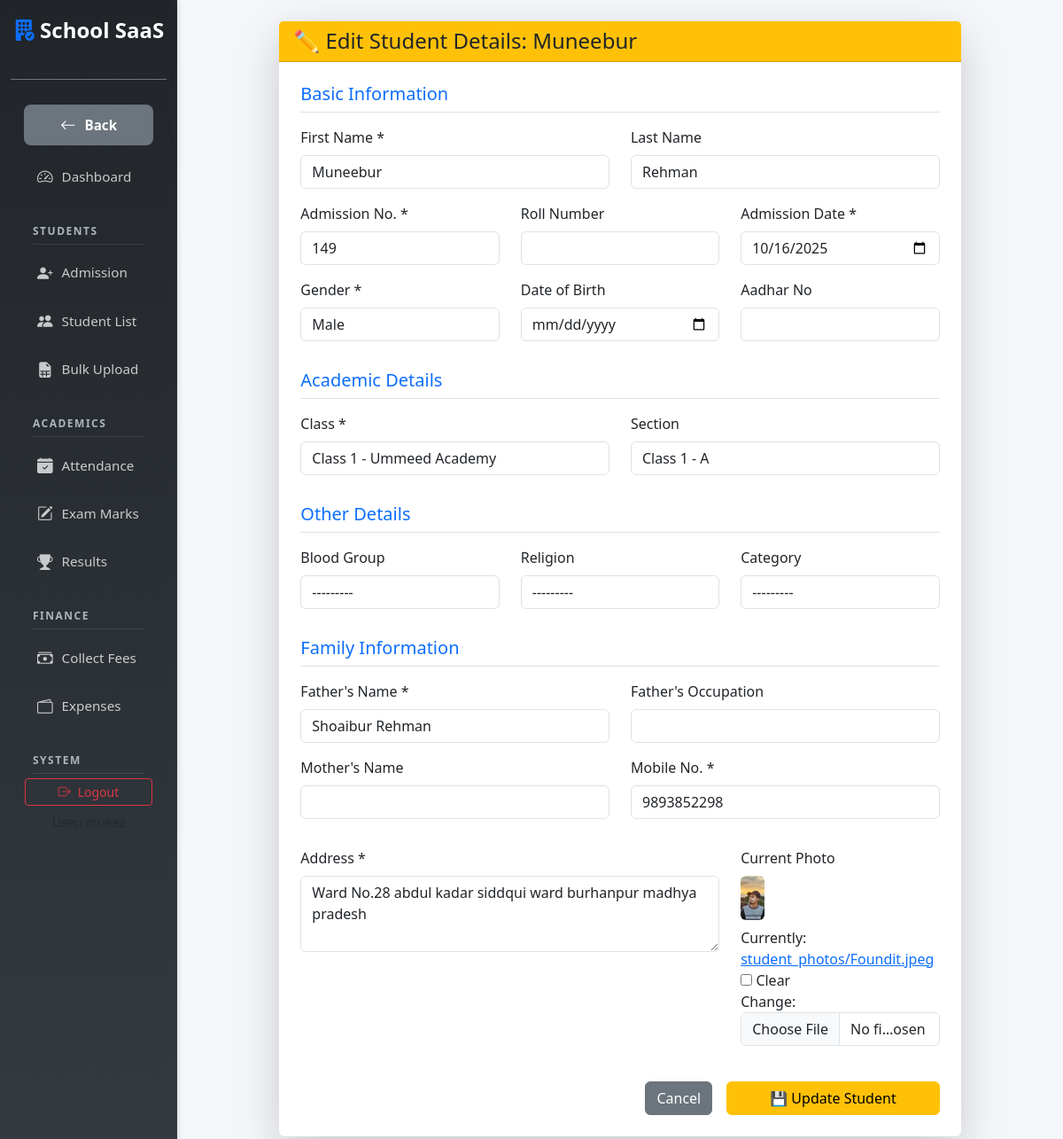
/student/edit/2/ (signed in), run on the app's committed database.
### students/models.py (models this page shows, shortened)
class Student(TimeStampedModel):
    GENDER_CHOICES = (
        ('M', 'Male'),
        ('F', 'Female'),
        ('O', 'Other'),
    )
    STATUS_CHOICES = (
        ('active', 'Active'),
        ('inactive', 'Inactive'),
        ('alumini', 'Alumini / Left'),
    )
    BLOOD_GROUP_CHOICES = (
        ('A+', 'A+'), ('A-', 'A-'),
        ('B+', 'B+'), ('B-', 'B-'),
        ('O+', 'O+'), ('O-', 'O-'),
        ('AB+', 'AB+'), ('AB-', 'AB-'),
    )
    RELIGION_CHOICES = (
        ('Islam', 'Islam'),
        ('Hinduism', 'Hinduism'),
        ('Christianity', 'Christianity'),
        ('Sikhism', 'Sikhism'),
        ('Jainism', 'Jainism'),
        ('Other', 'Other'),
    )
    CATEGORY_CHOICES = (
        ('General', 'General'),
        ('OBC', 'OBC'),
        ('SC', 'SC'),
        ('ST', 'ST'),
        ('Other', 'Other'),
    )
    school = models.ForeignKey(School, on_delete=models.CASCADE, related_name='students')
    admission_no = models.CharField(max_length=50)
    admission_date = models.DateField()
    first_name = models.CharField(max_length=100)
    last_name = models.CharField(max_length=100, blank=True)
    gender = models.CharField(max_length=1, choices=GENDER_CHOICES)
    dob = models.DateField(null=True, blank=True)
    blood_group = models.CharField(max_length=5, choices=BLOOD_GROUP_CHOICES, blank=True, null=True)
    religion = models.CharField(max_length=50, choices=RELIGION_CHOICES, blank=True, null=True)
    category = models.CharField(max_length=50, choices=CATEGORY_CHOICES, blank=True, null=True)
    aadhar_no = models.CharField(max_length=20, blank=True, null=True)
    father_name = models.CharField(max_length=100)
    father_occupation = models.CharField(max_length=100, blank=True, null=True)
    mother_name = models.CharField(max_length=100, blank=True)
    father_mobile = models.CharField(max_length=15)
    previous_school = models.CharField(max_length=200, blank=True, null=True)
    address = models.TextField()
    current_class = models.ForeignKey(ClassGrade, on_delete=models.SET_NULL, null=True)
    section = models.ForeignKey(Section, on_delete=models.SET_NULL, null=True)
    roll_number = models.PositiveIntegerField(null=True, blank=True)
    status = models.CharField(max_length=20, choices=STATUS_CHOICES, default='active')
    photo = models.ImageField(upload_to='student_photos/', blank=True, null=True)
    class Meta:
        unique_together = [
            ('school', 'admission_no'),
        ]
    ordering = ['school', 'current_class', 'section', 'first_name']

### students/views.py (the view)
# urls.py: path('student/edit/<int:pk>/', student_edit, name='student_edit'),
@login_required(login_url='login')
def student_edit(request, pk):
    student = get_object_or_404(Student, pk=pk, school=request.user.school)
    if request.method == 'POST':
        form = StudentAdmissionForm(request.user, request.POST, request.FILES, instance=student)
        if form.is_valid():
            form.save()
            messages.success(request, "Student details updated successfully!")
            return redirect('student_list')
    else:
        form = StudentAdmissionForm(request.user, instance=student)
    return render(request, 'students/edit_student.html', {'form': form, 'student': student})

### academics/models.py (called while the page is built)
    def __str__(self):
        return f"{self.name} - {self.school.name}"

    def __str__(self):
        return f"{self.class_grade.name} - {self.name}"

### templates/students/edit_student.html (shortened to what this page needs)
{% extends 'base.html' %}
{% block content %}
<div class="container">
    <div class="row justify-content-center">
        <div class="col-md-10">
            <div class="card shadow-lg border-0">
                <div class="card-header bg-warning text-dark">
                    <h4 class="mb-0">✏️ Edit Student Details: {{ student.first_name }}</h4>
                </div>
                <div class="card-body p-4">
                    <form method="post" enctype="multipart/form-data">
                        <h5 class="text-primary border-bottom pb-2 mb-3">Basic Information</h5>
                        <div class="row">
                            <div class="col-md-6 mb-3">
                                <label class="form-label">First Name *</label>
                                {{ form.first_name }}
                            </div>
                            <div class="col-md-6 mb-3">
                                <label class="form-label">Last Name</label>
                                {{ form.last_name }}
                            </div>
                            <div class="col-md-4 mb-3">
                                <label class="form-label">Admission No. *</label>
                                {{ form.admission_no }}
                            </div>
                            <div class="col-md-4 mb-3">
                                <label class="form-label">Roll Number</label>
                                {{ form.roll_number }}
                            </div>
                            <div class="col-md-4 mb-3">
                                <label class="form-label">Admission Date *</label>
                                {{ form.admission_date }}
                            </div>
                        </div>
                        <div class="row">
                            <div class="col-md-4 mb-3">
                                <label class="form-label">Gender *</label>
                                {{ form.gender }}
                            </div>
                            <div class="col-md-4 mb-3">
                                <label class="form-label">Date of Birth</label>
                                {{ form.dob }}
                            </div>
                            <div class="col-md-4 mb-3">
                                <label class="form-label">Aadhar No</label>
                                {{ form.aadhar_no }}
                            </div>
                        </div>
                        <h5 class="text-primary border-bottom pb-2 mb-3 mt-3">Academic Details</h5>
                        <div class="row">
                            <div class="col-md-6 mb-3">
                                <label class="form-label">Class *</label>
                                {{ form.current_class }}
                            </div>
                            <div class="col-md-6 mb-3">
                                <label class="form-label">Section</label>
                                {{ form.section }}
                            </div>
                        </div>
                        <h5 class="text-primary border-bottom pb-2 mb-3 mt-3">Other Details</h5>
                        <div class="row">
                            <div class="col-md-4 mb-3">
                                <label class="form-label">Blood Group</label>
                                {{ form.blood_group }}
                            </div>
                            <div class="col-md-4 mb-3">
                                <label class="form-label">Religion</label>
                                {{ form.religion }}
                            </div>
                            <div class="col-md-4 mb-3">
                                <label class="form-label">Category</label>
                                {{ form.category }}
                            </div>
                        </div>
                        <h5 class="text-primary border-bottom pb-2 mb-3 mt-3">Family Information</h5>
                        <div class="row">
                            <div class="col-md-6 mb-3">
                                <label class="form-label">Father's Name *</label>
                                {{ form.father_name }}
                            </div>
                            <div class="col-md-6 mb-3">
                                <label class="form-label">Father's Occupation</label>
                                {{ form.father_occupation }}
                            </div>
                            <div class="col-md-6 mb-3">
                                <label class="form-label">Mother's Name</label>
                                {{ form.mother_name }}
                            </div>
                            <div class="col-md-6 mb-3">
                                <label class="form-label">Mobile No. *</label>
                                {{ form.father_mobile }}
                            </div>
                        </div>
                        <div class="row mt-3">
                            <div class="col-md-8 mb-3">
                                <label class="form-label">Address *</label>
                                {{ form.address }}
                            </div>
                            <div class="col-md-4 mb-3">
                                <label class="form-label">Current Photo</label>
                                {% if student.photo %}
                                    <img src="{{ student.photo.url }}" height="50" class="d-block mb-2 rounded">
                                {% endif %}
                                {{ form.photo }}
                            </div>
                        </div>
                        <div class="d-grid gap-2 d-md-flex justify-content-md-end mt-4">
                            <a href="{% url 'student_list' %}" class="btn btn-secondary me-md-2">Cancel</a>
                            <button type="submit" class="btn btn-warning px-5">💾 Update Student</button>
                        </div>
                    </form>
                </div>
            </div>
        </div>
    </div>
</div>
{% endblock %}

### templates/base.html (style rules this page uses)
body { background-color: #f4f6f9; font-family: 'Segoe UI', Tahoma, Geneva, Verdana, sans-serif; }

### data on the page
Student: first_name "Muneebur", last_name "Rehman", admission_no "149", admission_date "10/16/2025", gender "Male", current_class "Class 1 - Ummeed Academy", section "Class 1 - A", blood_group "---------", religion "---------", category "---------", father_name "Shoaibur Rehman", father_mobile "9893852298", address "Ward No.28 abdul kadar siddqui ward burhanpur madhya pradesh", photo (picture)
